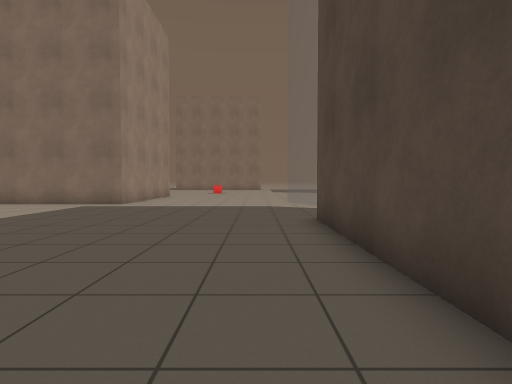
view 1 (above)

18 first-person views from a walk through a Gazebo world. The camera is 0.94 m above the floor, tilts 2° down and sees 80° across. The floor is counted in squares, 1 m on a side. Each view is taken from the middle of a square. On the plan, view 1 faces up. The plan holds only what a view shows up to about 11 squares ahead; the rest is blank. The place goes on beyond the plan. The robots in the file are not drawn.

view 2
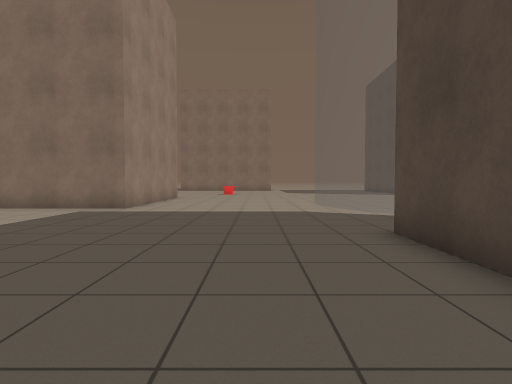

view 3
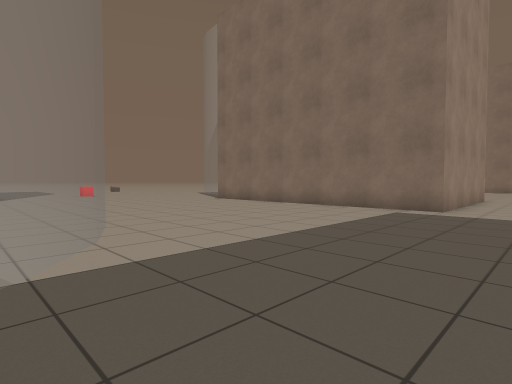

view 4
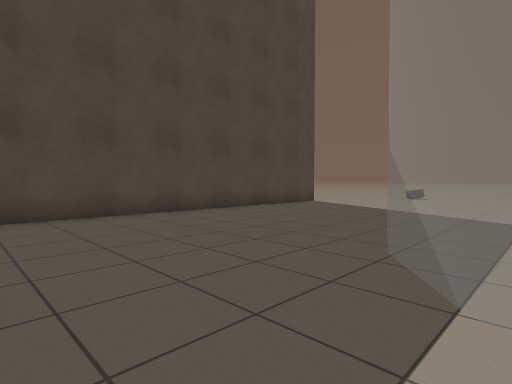

view 5
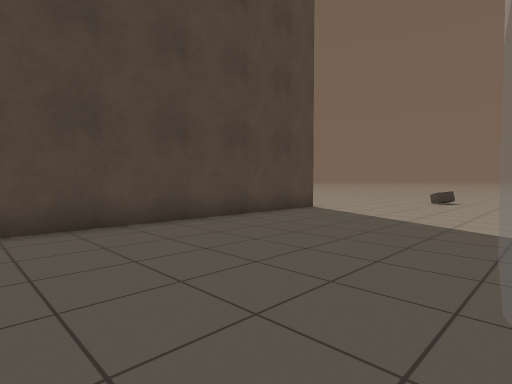

view 6
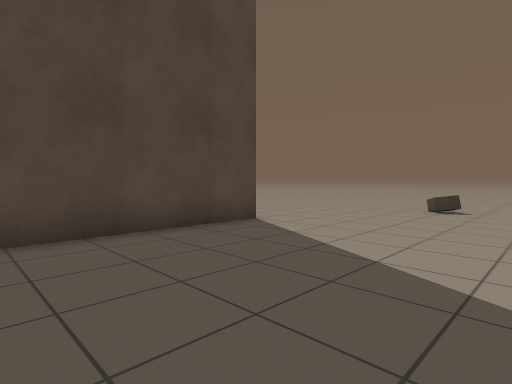

view 7
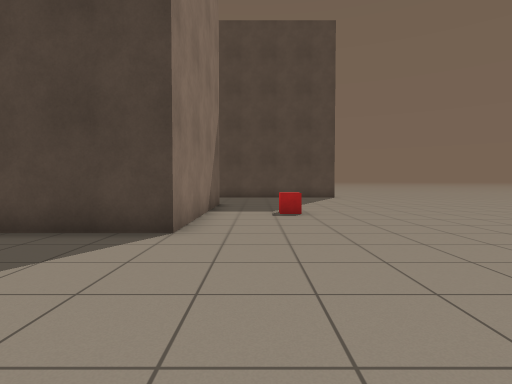

view 8
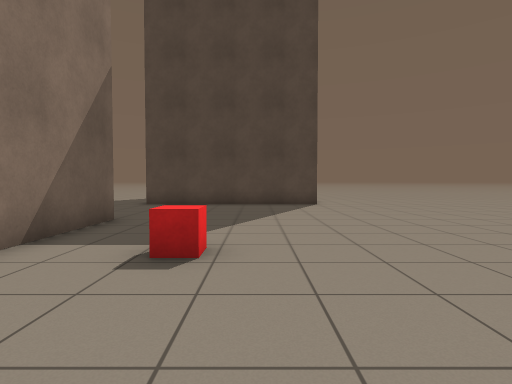

view 9
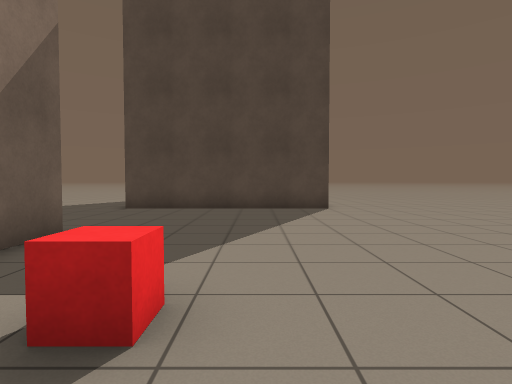

view 10
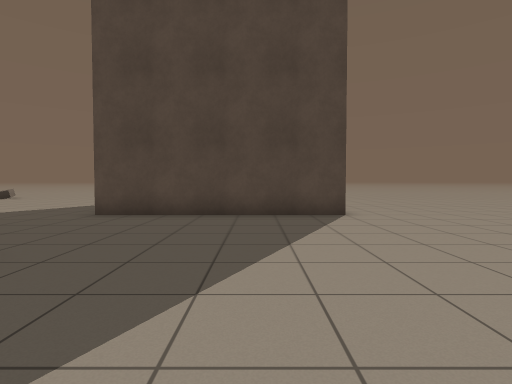

view 11
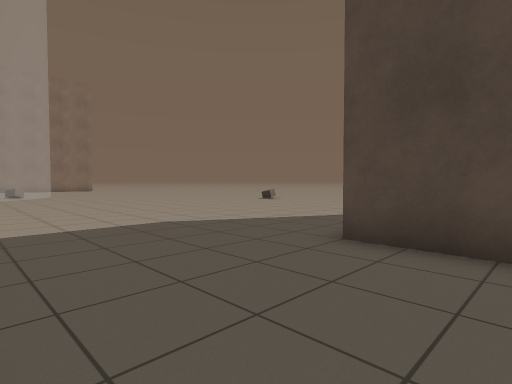

view 12
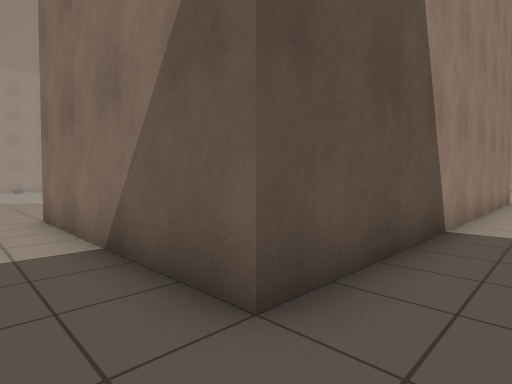

view 13
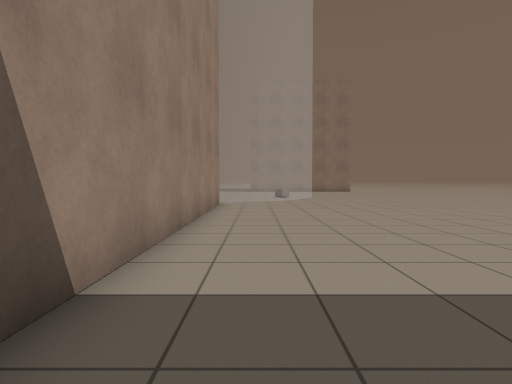

view 14
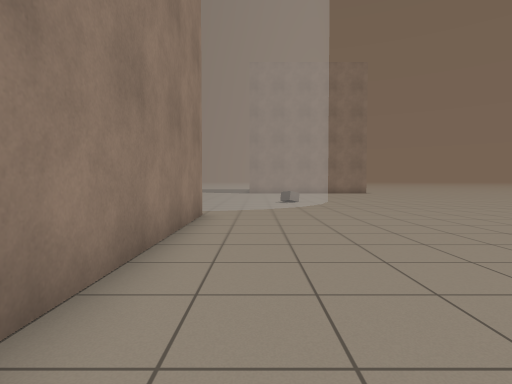

view 15
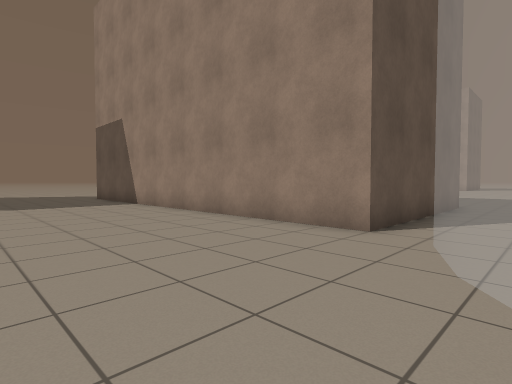

view 16
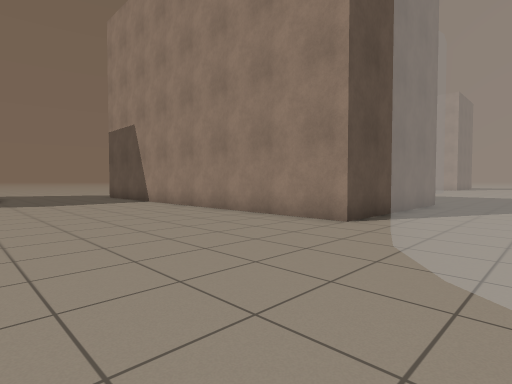

view 17
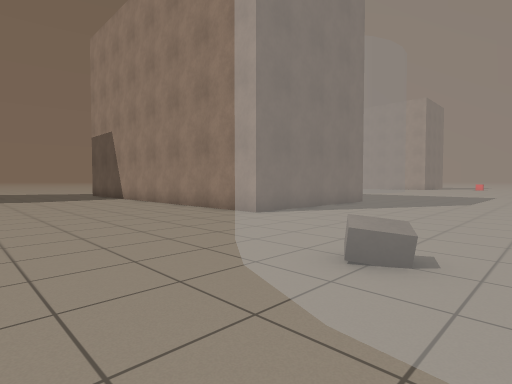

view 18
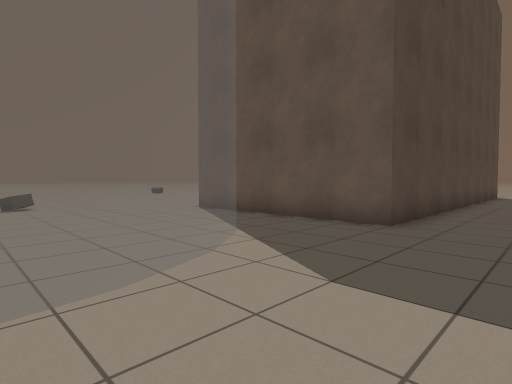

### Floor plan
Key: @ floor where view 1 was taken; . floor; B brown box; R red box.
Columns run from 14 left of view 1 to 15 right of it. Each row starts with its distance up from view 1.
 14         B..  ...             .
 13     BBBBB.......         BB ..
 12      ...........         BB ..
 11      ............          ...
 10     ..............        ....
  9    ................      .....
  8   ............................
  7  ...............BBBBBBB.......
  6 ................B     B.......
  5 ................B     B.......
  4       ..........B     B.......
  3         ........B     B.......
  2          .......B     B.......
  1          .......B     B.......
  0           ....@.B     B.......
 -1           ......B     B.......
 -2           ......B     B.......
 -3           ......B     B.......
 -4           ......B     B.......
 -5           ......B     B.......
 -6          .......B     B.......
 -7          .......BBBBBBB.....B
 -8          ...................B
 -9           ..................B
-10           .........R........B
-11           ..................B
-12            .BB..............B
-13            .B...............B
-14            ..   ..............
-15            ..    .............

Positions as (right, up) in squares from view 1, and headings:
1: (0, 0), facing up
2: (-1, 2), facing up
3: (-3, 2), facing up-left
4: (-7, 5), facing down-right
5: (-5, 2), facing down-right
6: (-4, -2), facing down-right
7: (-4, -9), facing right
8: (1, -11), facing right
9: (3, -11), facing right
10: (5, -11), facing right
11: (9, -9), facing up-right
12: (10, -9), facing up-left
13: (10, -5), facing up
14: (10, -1), facing up
15: (14, 10), facing down-left
16: (15, 11), facing down-left
17: (15, 14), facing down-left
18: (-1, 14), facing down-right
